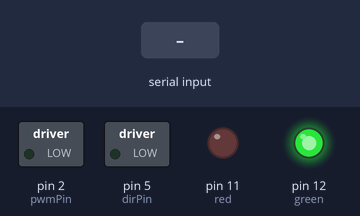
The sketch below on a simulated Arduino Mega 2560, built with avr-gcc and run on an emulated ATmega2560. Shown: switched loads named in the sketch (green lamp = pin HIGH), output pins drawn as LEDs (lit = HIGH). The inputs (shaded band) are chosen by the test bench.

Above: at 1.2 s.
1.3 s: "sf" received over Serial
At 2.9 s:
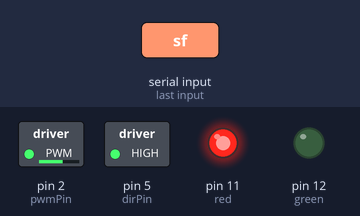
3.8 s: "sb" received over Serial
At 4.6 s:
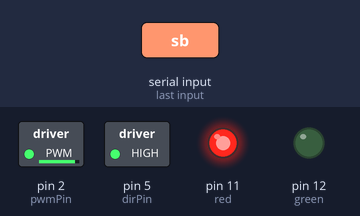
At 6.8 s:
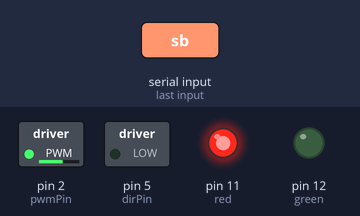
Timing chart, 0 to 12.8 s (numbered marks = the images above; inputs shaded):
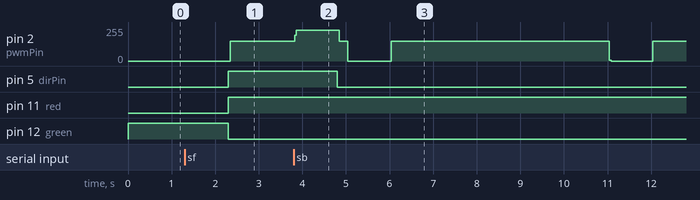

The sketch:

motor_Controller.ino
```cpp
/* motor_Controller as of 5/5/2023
the following code is used in the Cal Poly EMPS Vibration Table senior project. this code is uploaded to the Arduino Mega
and interfaces the UI and vibration table.


*/
// Pin number for PWM output

String incomingString;
const int pwmPin = 2;
const int dirPin = 5;
// Variables for timing
unsigned long previousMillis = 0; // Stores the previous time
unsigned long intervalOn = 5000; // Default interval for ON time in milliseconds (5 seconds)
unsigned long intervalOff = 1000; // Default interval for OFF time in milliseconds (2 seconds)
int dutyCycle = 90; // Default Duty cycle in percentage (80%)
boolean flagPWM = false;
boolean dir;

// flag to start signal

// Function to generate PWM signal
void generatePWM(unsigned long onTime, unsigned long offTime, int duty) {
  unsigned long currentMillis = millis(); // Get the current time
  unsigned long elapsedMillis = currentMillis - previousMillis; // Calculate elapsed time since last update

  // Check if it's time to turn ON the PWM signal
  if (elapsedMillis <= onTime && !digitalRead(pwmPin)) {
    // Set PWM signal ON with specified duty cycle
    analogWrite(pwmPin, duty * 255 / 100); // Convert duty cycle percentage to PWM value
  }

  // Check if it's time to turn OFF the PWM signal
  if (elapsedMillis > onTime && digitalRead(pwmPin)) {
    // Set PWM signal OFF
    analogWrite(pwmPin, 0); // 0% duty cycle (fully OFF)
  }

  // Check if it's time to update the PWM timing
  if (elapsedMillis >= onTime + offTime) {
    // Update the previousMillis
    previousMillis = currentMillis;
    intervalOff = offTime; // this line is probably breaking functionality. check later
  }
}

// use this section for initializing code
void setup() {

  // Set the PWM pin as an OUTPUT
  pinMode(pwmPin, OUTPUT);
  pinMode(dirPin, OUTPUT);
  pinMode(12,OUTPUT); //green
  pinMode(11,OUTPUT); //red
  Serial.begin(9600);

}

// this section loops indefinitely
void loop() {
  // check if the arduino is receiving serial data
  if (Serial.available() > 0) {
    // assign the serial data to a variable
    incomingString = Serial.readString();

    if (incomingString == "sf"){
        // Turn on PWM signaling
        flagPWM = true;
        dir = true;
    } else if (incomingString == "sb") {
        // Turn on PWM signaling
        flagPWM = true;
        dir = false;
    } else {
        // Turn off the PWM signaling
        flagPWM = false;
        dir = false;
    }

  }

  if (flagPWM) {
    if (dir) {
      digitalWrite(dirPin, HIGH);
    } else {
      digitalWrite(dirPin,LOW);
    }
    generatePWM(intervalOn, intervalOff, dutyCycle);
    digitalWrite(11,HIGH);
    digitalWrite(12,LOW);
  }

  else if (flagPWM == false) {
    generatePWM(intervalOn, intervalOff, 0);
    digitalWrite(11,LOW);
    digitalWrite(12,HIGH);
    digitalWrite(dirPin,LOW);
  }
}


  
```

Measured:
- after the input at 1.3 s, pin 2 (pwmPin): 0/255 → 150/255 after 1.0 s; pin 5 (dirPin), pin 11 (red): LOW → HIGH after 1.0 s; pin 12 (green): HIGH → LOW after 1.0 s
- after the input at 3.8 s, pin 5 (dirPin): HIGH → LOW after 1.0 s
